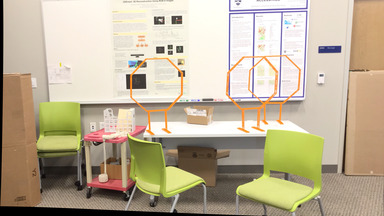
#> input picture im3.jpg, 384 x 216 px, found by its file name
$ python 'im3 SIFT.py'
#> lines starting #> are read from the running program, lines starting #| are printed output that depends on the picture
import cv2

im1 = cv2.imread('im3.jpg')
#> im1 is the input picture: shape (216, 384, 3); mean B, G, R 152.4, 177.1, 190
if im1 is None:
    print('이미지 파일을 찾을 수 없거나 읽을 수 없습니다.')
    exit()

gray = cv2.cvtColor(im1, cv2.COLOR_BGR2GRAY)
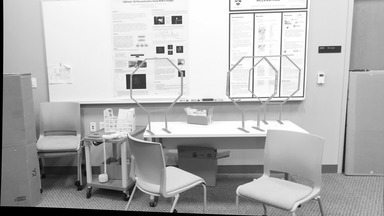
#> gray: shape (216, 384); min 0, max 255, mean 178.1
sift = cv2.SIFT_create()
keypoints, descriptors = sift.detectAndCompute(gray, None)
#> keypoints = 323 keypoints; strongest (x, y, size): (160, 50, 5.2), (137, 82, 11.5), (180, 49, 5), (170, 47, 3.2)
im_with_keypoints = cv2.drawKeypoints(im1, keypoints, None, flags=cv2.DRAW_MATCHES_FLAGS_DRAW_RICH_KEYPOINTS)
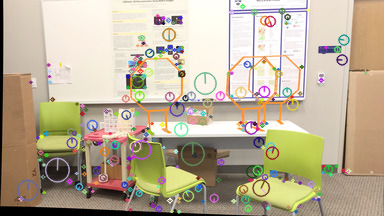
#> im_with_keypoints: shape (216, 384, 3); mean B, G, R 152.2, 175.3, 187.8

im_concatenated = cv2.hconcat([im1, im_with_keypoints])
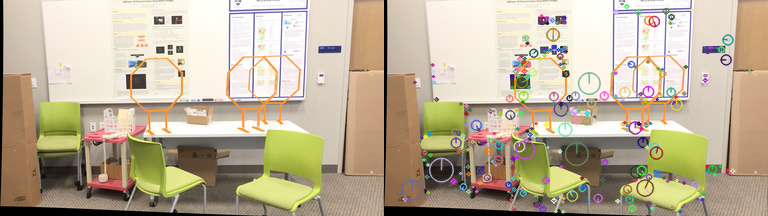
#> im_concatenated: shape (216, 768, 3); mean B, G, R 152.3, 176.2, 188.9

num_keypoints = len(keypoints)
#> num_keypoints = 323
descriptor_size = descriptors.shape[1]
#> descriptor_size = 128
print(f'검출된 특징점 개수 : {num_keypoints}')
#| 검출된 특징점 개수 : 323

cv2.imshow('Original Image and SIFT', im_concatenated)
cv2.waitKey(0)
cv2.destroyAllWindows()

$ run again, with im1.jpg copied over im3.jpg
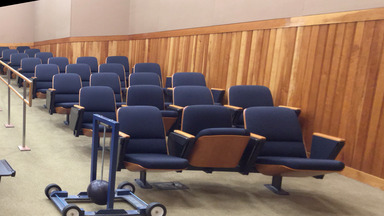
#> input picture im1.jpg, 384 x 216 px, found by its file name
#> im1 is the input picture: shape (216, 384, 3); mean B, G, R 101.6, 115.2, 140.5
#> `gray = cv2.cvtColor(im1, cv2.COLOR_BGR2GRAY)`:
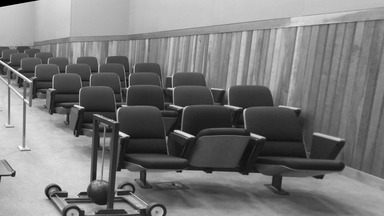
#> gray: shape (216, 384); min 0, max 253, mean 121.2
#> keypoints = 411 keypoints; strongest (x, y, size): (120, 133, 2.4), (189, 136, 3.3), (13, 175, 2.9), (93, 177, 4.4)
#> `im_concatenated = cv2.hconcat([im1, im_with_keypoints])`:
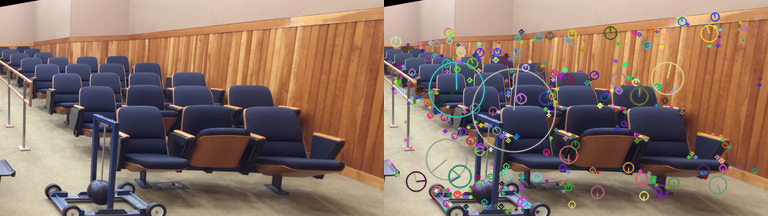
#> im_concatenated: shape (216, 768, 3); mean B, G, R 102.9, 116.3, 140.9
#> num_keypoints = 411
#| 검출된 특징점 개수 : 411

$ run again, with im2.jpg copied over im3.jpg
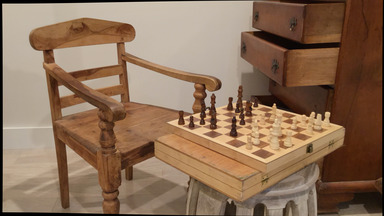
#> input picture im2.jpg, 384 x 216 px, found by its file name
#> im1 is the input picture: shape (216, 384, 3); mean B, G, R 88.2, 111.4, 140.1
#> `gray = cv2.cvtColor(im1, cv2.COLOR_BGR2GRAY)`:
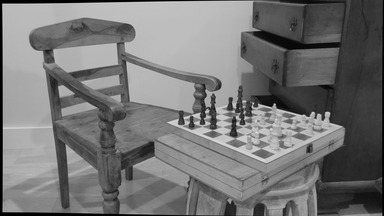
#> gray: shape (216, 384); min 0, max 222, mean 117.4
#> keypoints = 479 keypoints; strongest (x, y, size): (327, 114, 3.5), (207, 111, 2.6), (3, 5, 2), (313, 113, 2.3)
#> `im_concatenated = cv2.hconcat([im1, im_with_keypoints])`:
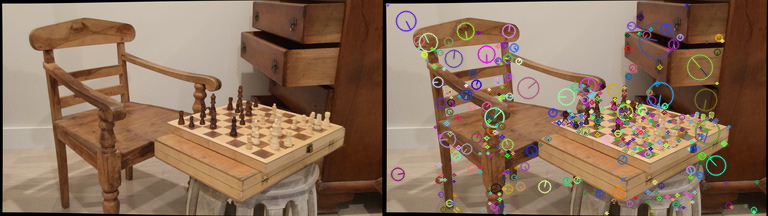
#> im_concatenated: shape (216, 768, 3); mean B, G, R 90.6, 112.5, 139.6
#> num_keypoints = 479
#| 검출된 특징점 개수 : 479
